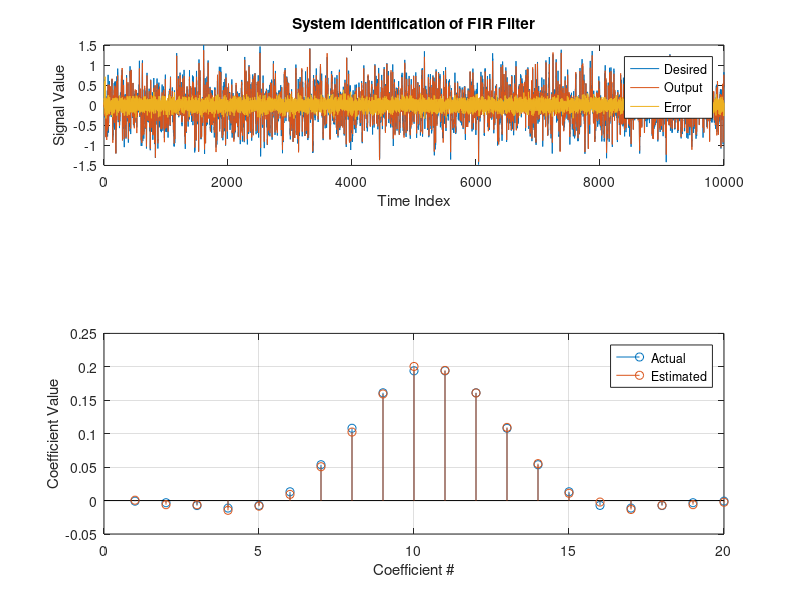

Reproduce this figure in MATLAB.
%filter parameters 
clear all

M   = 20                     ; % length of the filter
wo  = fir1(M-1,0.2)'         ; % optimal filter coefficients
sigv= 0.01                   ; % observation noise variance
sigu= 1                      ; % variance of the white input signal
Ru  = sigu*eye(M)            ; % correlation matrix
rud = Ru*wo                  ; % cross-correlation vector
sigd= sigv+wo'*Ru*wo         ; % power of the desired signal
Jwo = sigv                   ; % minimum of the cost function
% simulation parameters
N   = 10000                  ; % number of iterations
% parameters of the adaptive filter
w   = zeros(M,N+1)           ; % estimated filter coefficients
e   = zeros(1,N)             ; % errors
y   = zeros(1,N)             ; % output of the filter

Leff= 500                    ; % effective window length
lamda = 1-1/Leff               ; % forgetting factor

del = sigu                   ; % variance of initial correlation matrix
P   = eye(M)/del             ; % P(0)

wn   = sqrt(sigu)*randn(1,N+M-1); % white gaussian noise
u   = flipud(hankel(wn(1:M),wn(M:N+M-1))); %matrix of input vectors
z   = filter(wo,1,wn)         ; % create noiseless desired signal
d   = z(M:N+M-1)+sqrt(sigv)*randn(1,N); % desired vector

for n=1:N
pe       = P*u(:,n);
k        = pe/(lamda+u(:,n)'*pe);
e(n)     = d(n)-(u(:,n)'*w(:,n));
w(:,n+1) = w(:,n)+k*e(n);
P        = (P-k*pe')/lamda;
y(n)     = u(:,n)'*w(:,n);

%   pe        = P*u(:,n); 
%   k         = pe/(lamda+u(:,n)'*pe); 
%   e(n)      = d(n)-u(:,n)'*w(:,n); 
%   w(:,n+1)  = w(:,n)+k*e(n); 
%   P         = (P-k*pe')/lamda;
%   y(n)      = u(:,n)'*w(:,n);
end




subplot(3,1,1);
plot(1:N,[d;y;e]);
legend('Desired','Output','Error');
title('System Identification of FIR Filter');
xlabel('Time Index'); ylabel('Signal Value');
subplot(2,1,2);
stem([wo, w(:,N+1)]);
legend('Actual','Estimated'); grid on;
xlabel('Coefficient #'); ylabel('Coefficient Value'); 